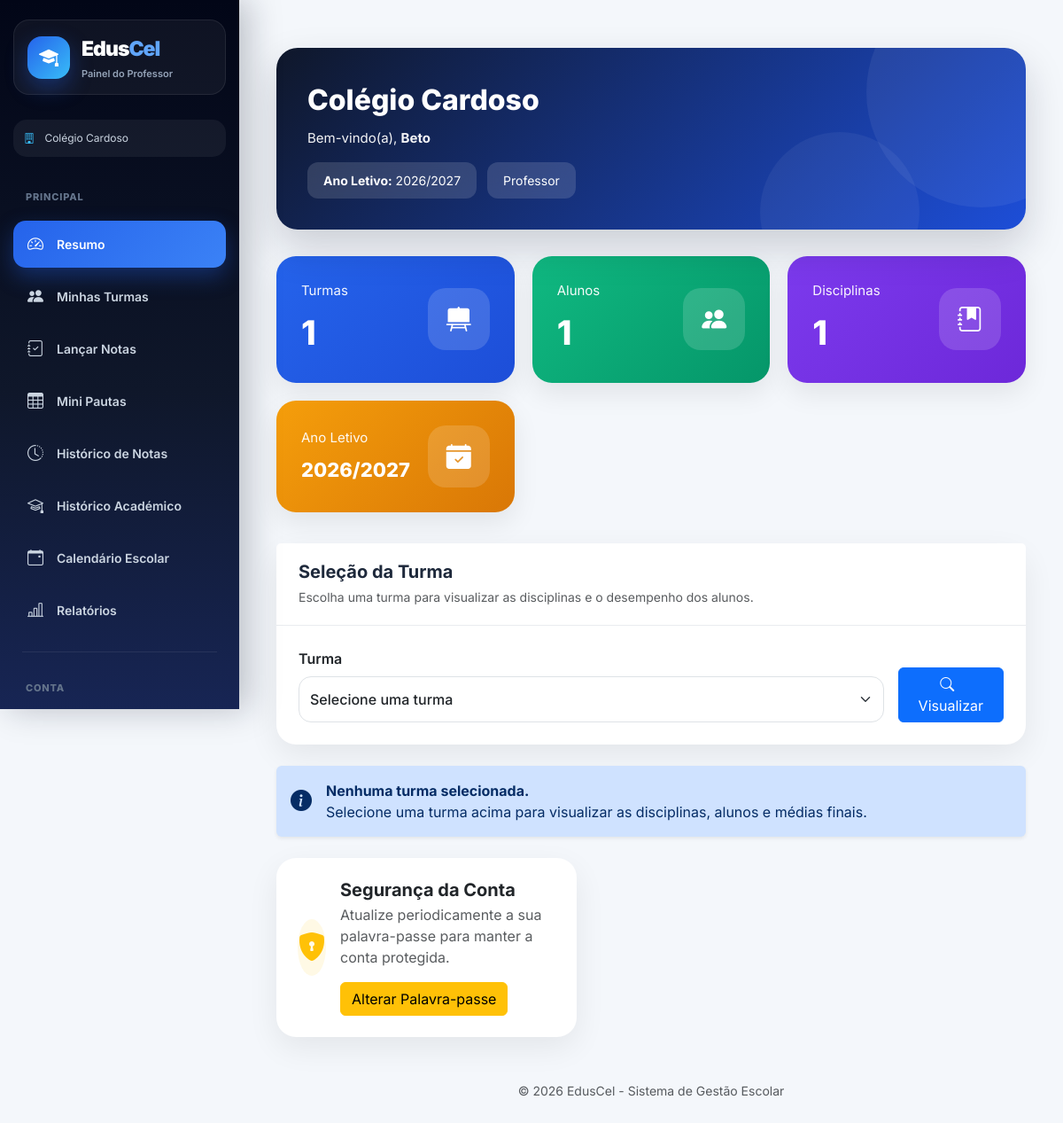
Page /dashboard/professor/ (signed in) on the committed database.
### users/models.py (models this page shows, shortened)
class User(AbstractUser):
    ROLE_CHOICES = (
        ("SUPERADMIN", "Super Admin"),
        ("DIRETOR", "Diretor"),
        ("DIRETOR_PEDAGOGICO", "Diretor Pedagógico"),
        ("PROFESSOR", "Professor"),
        ("ALUNO", "Aluno"),
        ("FINANCEIRO", "Financeiro"),
        ("SECRETARIA", "Secretaria"),
    )
    role = models.CharField(
        max_length=25,
        choices=ROLE_CHOICES,
        default="ALUNO",
        verbose_name="Perfil"
    )
    ativo = models.BooleanField(
        default=True,
        verbose_name="Ativo"
    )
    escola = models.ForeignKey(
        "academic.Escola",
        on_delete=models.CASCADE,
        null=True,
        blank=True,
        related_name="usuarios",
        verbose_name="Escola"
    )
    telefone = models.CharField(
        max_length=20,
        unique=True,
        null=True,
        blank=True,
        verbose_name="Telefone"
    )
    telefone_verificado = models.BooleanField(
        default=False,
        verbose_name="Telefone Verificado"
    )
    email_verificado = models.BooleanField(
        default=False,
        verbose_name="Email Verificado"
    )
    criado_em = models.DateTimeField(
        auto_now_add=True,
        verbose_name="Criado em"
    )
    tentativas_login = models.PositiveIntegerField(
        default=0
    )
    bloqueado_ate = models.DateTimeField(
        null=True,
        blank=True
    )
    otp_codigo = models.CharField(
        max_length=128,
        null=True,
        blank=True,
        verbose_name="OTP"
    )
    otp_expira_em = models.DateTimeField(
        null=True,
        blank=True,
        verbose_name="Expira em"
    )
    otp_tentativas = models.PositiveIntegerField(
        default=0,
        verbose_name="Tentativas OTP"
    )
    ultimo_envio_otp = models.DateTimeField(
        null=True,
        blank=True,
        verbose_name="Último envio OTP"
    )
    objects = UserManager()

### academic/models.py (models this page shows, shortened)
class Escola(models.Model):
    nome = models.CharField(
        "Nome da Escola",
        max_length=255
    )
    codigo = models.CharField(
        "Código da Escola",
        max_length=10,
        unique=True,
        blank=True,
        help_text="Código usado no login da escola"
    )
    logo = models.ImageField(
        upload_to='logos_escolas/',
        blank=True,
        null=True
    )
    endereco = models.CharField(
        "Endereço",
        max_length=255
    )
    provincia = models.CharField(
        "Província",
        max_length=100,
        blank=True,
        null=True
    )
    municipio = models.CharField(
        "Município",
        max_length=100,
        blank=True,
        null=True
    )
    telefone = models.CharField(
        "Telefone",
        max_length=20
    )
    nif = models.CharField(
        "NIF",
        max_length=14,
        blank=True,
        null=True,
        help_text="Número de Identificação Fiscal da escola"
    )
    email = models.EmailField(
        "Email da Escola",
        max_length=254,
        blank=True,
        null=True,
        help_text="Email oficial da escola"
    )
    plano = models.ForeignKey(
        "Plano",
        on_delete=models.SET_NULL,
        null=True,
        blank=True,
        related_name="escolas",
        verbose_name="Plano"
    )
    data_expiracao = models.DateField(
        "Data de Expiração do Plano",
        null=True,
        blank=True
    )
    ativo = models.BooleanField(
        "Ativo",
        default=True
    )
    criada_em = models.DateTimeField(
        "Criada em",
        auto_now_add=True
    )
    class Meta:
        verbose_name = "Escola"
        verbose_name_plural = "Escolas"
        ordering = ["nome"]

class AnoLetivo(models.Model):
    nome = models.CharField(max_length=20)  # Ex: 2025/2026
    ativo = models.BooleanField(default=True)
    escola = models.ForeignKey(
        "Escola",
        on_delete=models.CASCADE,
        related_name="anos_letivos"
    )

### core/views.py (the view, shortened to what this page needs)
# urls.py: path('dashboard/professor/', views.dashboard_professor, name='dashboard_professor'),
@login_required
def dashboard_professor(request):
    if getattr(request.user, "role", None) != "PROFESSOR":
        return redirect("dashboard")
    professor = request.user
    escola = professor.escola
    ano_letivo = AnoLetivo.objects.filter(
        escola=escola,
        ativo=True
    ).first()
    escola_nome = (
        escola.nome
        if escola
        else "Sem escola vinculada"
    )
    disciplinas_prof = Disciplina.objects.filter(
        professor=professor,
        escola=escola
    ).select_related(
        "turma",
        "turma__ano_letivo"
    )
    turmas = (
        Turma.objects
        .filter(
            disciplinas__professor=professor,
            ano_letivo=ano_letivo
        )
        .select_related(
            "curso",
            "ano_letivo"
        )
        .distinct()
        .order_by(
            "classe",
            "identificador"
        )
    )
    total_turmas = turmas.count()
    total_alunos = Aluno.objects.filter(
        turma__in=turmas
    ).count()
    total_disciplinas = disciplinas_prof.count()
    turma_id = request.GET.get("turma")
    turma_selecionada = None
    disciplinas = []
    context = {
        "escola_nome": escola_nome,
        "ano_letivo": ano_letivo,
        "total_turmas": total_turmas,
        "total_alunos": total_alunos,
        "total_disciplinas": total_disciplinas,
        "turmas": turmas,
        "turma_selecionada": turma_selecionada,
        "disciplinas": disciplinas,
    }
    return render(
        request,
        "dashboard_professor.html",
        context
    )

### core/templates/dashboard_professor.html (shortened to what this page needs)
{% extends "base_professor.html" %}
{% block content %}
<div class="container-fluid py-4">
<div class="dashboard-header">
    <div class="header-content">
        <div class="school-name">
            {{ escola_nome }}
        </div>
        <p>
            Bem-vindo(a),
            <strong>
                {{ request.user.get_full_name|default:request.user.username }}
            </strong>
        </p>
        <div class="info-badges">
            <div class="info-badge">
                <strong>Ano Letivo:</strong>
                {% if ano_letivo %}
                    {{ ano_letivo.nome }}
                {% else %}
                    Não definido
                {% endif %}
            </div>
            <div class="info-badge">
                Professor
            </div>
        </div>
    </div>
</div>
<div class="cards">
    <div class="stat-card card-blue">
        <div class="stat-body">
            <div>
                <div class="stat-title">
                    Turmas
                </div>
                <div class="stat-value">
                    {{ total_turmas }}
                </div>
            </div>
            <div class="stat-icon">
                <i class="bi bi-easel2-fill"></i>
            </div>
        </div>
    </div>
    <div class="stat-card card-green">
        <div class="stat-body">
            <div>
                <div class="stat-title">
                    Alunos
                </div>
                <div class="stat-value">
                    {{ total_alunos }}
                </div>
            </div>
            <div class="stat-icon">
                <i class="bi bi-people-fill"></i>
            </div>
        </div>
    </div>
    <div class="stat-card card-purple">
        <div class="stat-body">
            <div>
                <div class="stat-title">
                    Disciplinas
                </div>
                <div class="stat-value">
                    {{ total_disciplinas }}
                </div>
            </div>
            <div class="stat-icon">
                <i class="bi bi-journal-bookmark-fill"></i>
            </div>
        </div>
    </div>
    <div class="stat-card card-orange">
        <div class="stat-body">
            <div>
                <div class="stat-title">
                    Ano Letivo
                </div>
                <div class="stat-value" style="font-size:22px;">
                    {% if ano_letivo %}
                        {{ ano_letivo.nome }}
                    {% else %}
                        —
                    {% endif %}
                </div>
            </div>
            <div class="stat-icon">
                <i class="bi bi-calendar-check-fill"></i>
            </div>
        </div>
    </div>
</div>
<div class="card card-premium mb-4">
    <div class="card-header d-flex justify-content-between align-items-center">
        <div>
            <h5 class="section-title mb-1">
                Seleção da Turma
            </h5>
            <small class="text-muted">
                Escolha uma turma para visualizar as disciplinas e o desempenho dos alunos.
            </small>
        </div>
    </div>
    <div class="card-body">
        <form method="GET">
            <div class="row align-items-end g-3">
                <div class="col-lg-10">
                    <label class="form-label fw-semibold">
                        Turma
                    </label>
                    <select
                        name="turma"
                        class="form-select"
                        onchange="this.form.submit()"
                    >
                        <option value="">
                            Selecione uma turma
                        </option>
                    </select>
                </div>
                <div class="col-lg-2 d-grid">
                    <button class="btn btn-primary">
                        <i class="bi bi-search me-2"></i>
                        Visualizar
                    </button>
                </div>
            </div>
        </form>
    </div>
</div>
{% if turma_selecionada %}
<div class="row g-4 mb-4">
    <div class="col-lg-3">
        <div class="card card-premium h-100">
            <div class="card-body">
                <small class="text-muted">
                    Turma
                </small>
                <h5 class="fw-bold mt-2">
                    {{ turma_selecionada }}
                </h5>
            </div>
        </div>
    </div>
    <div class="col-lg-3">
        <div class="card card-premium h-100">
            <div class="card-body">
                <small class="text-muted">
                    Curso
                </small>
                <h5 class="fw-bold mt-2">
                    {% if turma_selecionada.curso %}
                        {{ turma_selecionada.curso.nome }}
                    {% else %}
                        Geral
                    {% endif %}
                </h5>
            </div>
        </div>
    </div>
    <div class="col-lg-3">
        <div class="card card-premium h-100">
            <div class="card-body">
                <small class="text-muted">
                    Turno
                </small>
                <h5 class="fw-bold mt-2">
                    {{ turma_selecionada.turno }}
                </h5>
            </div>
        </div>
    </div>
    <div class="col-lg-3">
        <div class="card card-premium h-100">
            <div class="card-body">
                <small class="text-muted">
                    Ano Letivo
                </small>
                <h5 class="fw-bold mt-2">
                    {{ turma_selecionada.ano_letivo }}
                </h5>
            </div>
        </div>
    </div>
</div>
{% else %}
<div class="alert alert-primary border-0 shadow-sm">
    <div class="d-flex align-items-center">
        <i class="bi bi-info-circle-fill fs-4 me-3"></i>
        <div>
            <strong>
                Nenhuma turma selecionada.
            </strong>
            <br>
            Selecione uma turma acima para visualizar as disciplinas, alunos e médias finais.
        </div>
    </div>
</div>
{% endif %}
<div class="row mt-4">
    <div class="col-lg-6 col-xl-5">
        <a href="{% url 'alterar_senha' %}"
           class="text-decoration-none">
            <div class="card card-premium h-100 border-0">
                <div class="card-body p-4">
                    <div class="d-flex align-items-center">
                        <div class="rounded-circle bg-warning bg-opacity-10
                                    d-flex align-items-center justify-content-center me-3"
                             style="width:64px;height:64px;">
                            <i class="bi bi-shield-lock-fill
                                      text-warning fs-2"></i>
                        </div>
                        <div class="flex-grow-1">
                            <h5 class="fw-bold mb-1 text-dark">
                                Segurança da Conta
                            </h5>
                            <p class="text-muted mb-3">
                                Atualize periodicamente a sua palavra-passe
                                para manter a conta protegida.
                            </p>
                            <span class="btn btn-warning">
                                Alterar Palavra-passe
                            </span>
                        </div>
                    </div>
                </div>
            </div>
        </a>
    </div>
</div>
{% endblock %}

### core/templates/base_professor.html (shortened to what this page needs)
<!DOCTYPE html>
<html lang="pt">
<head>
<link
href="https://cdn.jsdelivr.net/npm/bootstrap@5.3.3/dist/css/bootstrap.min.css"
rel="stylesheet">
<link
href="https://cdn.jsdelivr.net/npm/bootstrap-icons@1.11.3/font/bootstrap-icons.css"
rel="stylesheet">
</head>
<body>
<div class="wrapper">
<aside class="sidebar">
<div class="logo-box">
<div class="logo-icon">
<i class="bi bi-mortarboard-fill"></i>
</div>
<div>
<div class="logo-text">
Edus<span>Cel</span>
</div>
<span class="logo-subtitle">
Painel do Professor
</span>
</div>
</div>
<div class="school-mini">
<i class="bi bi-building"></i>
{% if request.user.escola %}
{{ request.user.escola.nome }}
{% else %}
Escola não associada
{% endif %}
</div>
<ul class="menu">
<li class="menu-title">
Principal
</li>
<li>
<a href="{% url 'dashboard_professor' %}"
class="menu-link
{% if request.resolver_match.url_name == 'dashboard_professor' %}
active
{% endif %}
">
<i class="bi bi-speedometer2"></i>
Resumo
</a>
</li>
<li>
<a href="{% url 'minhas_turmas' %}"
class="menu-link
">
<i class="bi bi-people-fill"></i>
Minhas Turmas
</a>
</li>
<li>
<a href="{% url 'lancar_notas' %}"
class="menu-link
">
<i class="bi bi-journal-check"></i>
Lançar Notas
</a>
</li>
<li>
<a href="{% url 'mini_pautas' %}"
class="menu-link
">
<i class="bi bi-table"></i>
Mini Pautas
</a>
</li>
<li>
<a href="{% url 'historico_notas' %}"
class="menu-link
">
<i class="bi bi-clock-history"></i>
Histórico de Notas
</a>
</li>
<li>
<a href="{% url 'historico_professor' %}"
class="menu-link
">
<i class="bi bi-mortarboard"></i>
Histórico Académico
</a>
</li>
<li>
<a href="{% url 'calendario_professor' %}"
class="menu-link
">
<i class="bi bi-calendar-event"></i>
Calendário Escolar
</a>
</li>
<li>
<a href="{% url 'relatorios_professor' %}"
class="menu-link
">
<i class="bi bi-bar-chart-line"></i>
Relatórios
</a>
</li>
<div class="menu-divider"></div>
<li class="menu-title">
Conta
</li>
</ul>
</aside>
<div class="main">
<div class="content">
{% block content %}
{% endblock %}
</div>
<footer class="text-center py-4">
<span class="text-muted small">
© <span id="anoAtual"></span>
EdusCel - Sistema de Gestão Escolar
</span>
</footer>
</div>
</div>
</body>
</html>

### rows in the picture
User: user.escola.nome "Colégio Cardoso", user.get_full_name "Beto"
Escola: nome "Colégio Cardoso"
AnoLetivo: nome "2026/2027"

### other values in the picture
{{ total_turmas }} "1"
{{ total_alunos }} "1"
{{ total_disciplinas }} "1"
